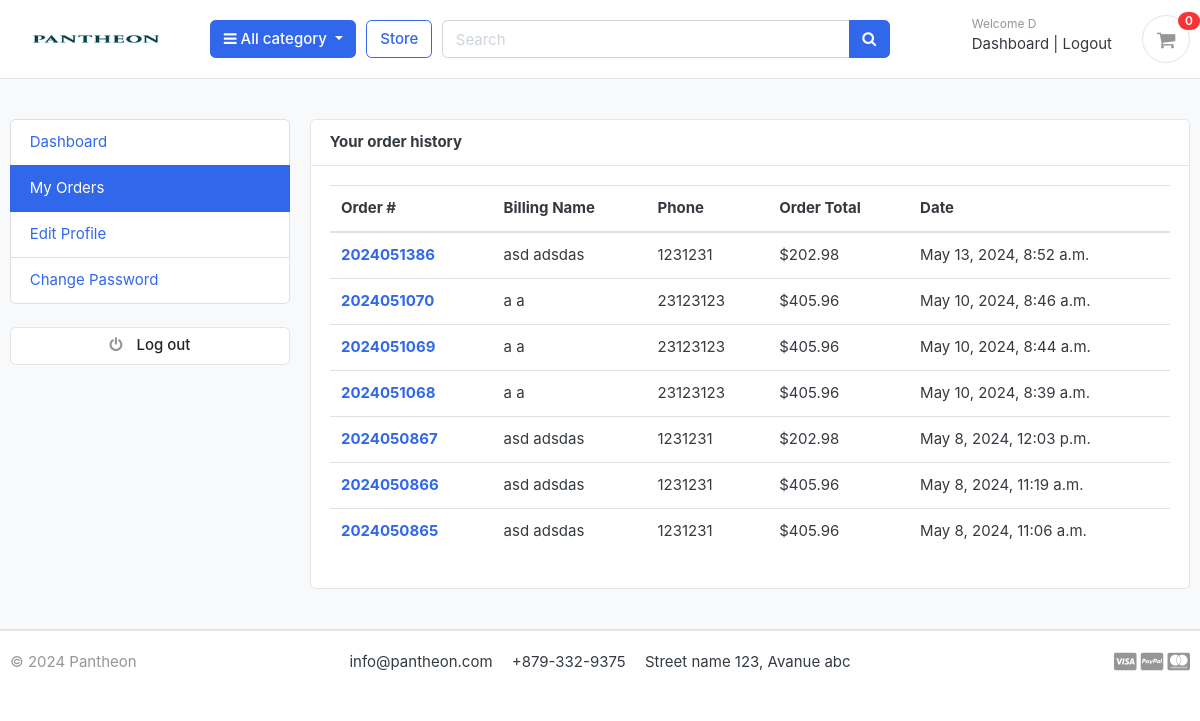
/accounts/my_orders/ (signed in), run on an earlier commit of the app's database.
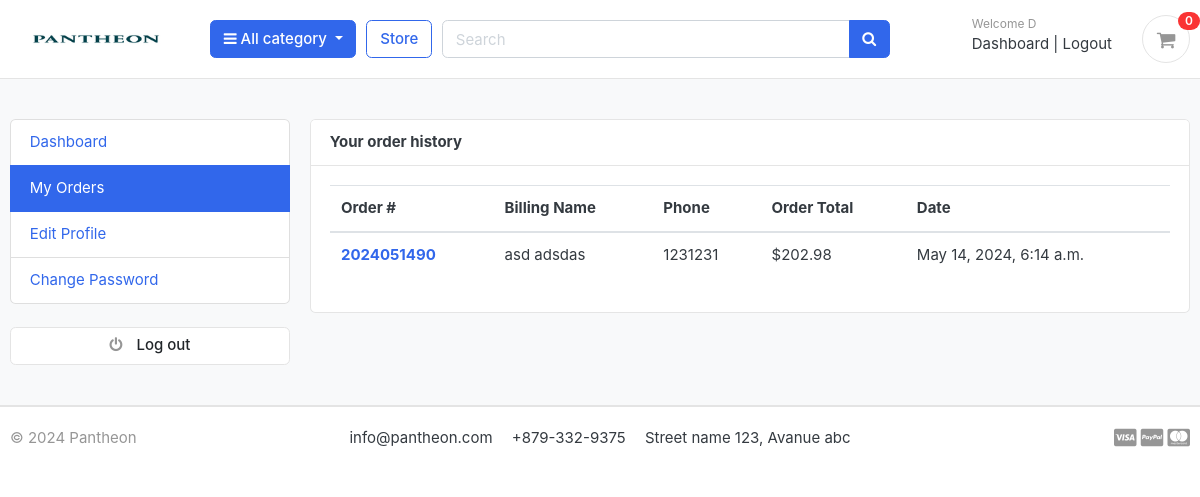
And on a later commit of the database.
### orders/models.py (models this page shows, shortened)
class Order(models.Model):
    STATUS = (
        ('New', 'New'),
        ('Accepted', 'Accepted'),
        ('Completed', 'Completed'),
        ('Cancelled', 'Cancelled'),
    )
    user = models.ForeignKey(Account, on_delete=models.SET_NULL, null=True)
    payment = models.ForeignKey(Payment, on_delete=models.SET_NULL, blank=True, null=True)
    order_number = models.CharField(max_length=20)
    first_name = models.CharField(max_length=50)
    last_name = models.CharField(max_length=50)
    phone = models.CharField(max_length=15)
    email = models.EmailField(max_length=50)
    address_line_1 = models.CharField(max_length=50)
    address_line_2 = models.CharField(max_length=50, blank=True)
    country = models.CharField(max_length=50)
    state = models.CharField(max_length=50)
    city = models.CharField(max_length=50)
    order_note = models.CharField(max_length=100, blank=True)
    order_total = models.FloatField()
    tax = models.FloatField()
    status = models.CharField(max_length=10, choices=STATUS, default='New')
    ip = models.CharField(blank=True, max_length=20)
    is_ordered = models.BooleanField(default=False)
    created_at = models.DateTimeField(auto_now_add=True)
    updated_at = models.DateTimeField(auto_now=True)
    def full_name(self):
        return f'{self.first_name} {self.last_name}'

### accounts/views.py (the view)
# urls.py: path('my_orders/', views.my_orders, name='my_orders'),
@login_required(login_url='login')
def my_orders(request):
    orders = Order.objects.filter(user=request.user, is_ordered=True).order_by('-created_at')
    context = {
        'orders': orders,
    }
    return render(request, 'accounts/my_orders.html', context)

### carts/context_processors.py (called while the page is built)
def counter(request):
    cart_count=0
    if 'admin' in request.path:
        return {}
    else:
        try:
            cart=Cart.objects.filter(cart_id=_cart_id(request))
            if request.user.is_authenticated:
                cart_items= CartItem.objects.all().filter(user=request.user)
            else:
                cart_items= CartItem.objects.all().filter(cart=cart[:1])
            for cart_item in cart_items:
                cart_count += cart_item.quantity
        except Cart.DoesNotExist:
            cart_count=0
    return dict(cart_count=cart_count)

### carts/views.py (called while the page is built)
def _cart_id(request):
    cart=request.session.session_key
    if not cart:
        cart=request.session.create()
    return cart

### category/context_processors.py (called while the page is built)
def menu_links(request):
    links= Category.objects.all()
    return dict(links=links)

### category/models.py (called while the page is built)
    def get_url(self):
        return reverse('products_by_category',args=[self.slug])

### templates/accounts/my_orders.html (shortened to what this page needs)
{% extends 'base.html' %}
{% block content %}
<section class="section-conten padding-y bg">
<div class="container">
	<div class="row">
	{% include 'includes/dashboard_sidebar.html' %}
	<main class="col-md-9">
		<article class="card">
		<header class="card-header">
			<strong class="d-inline-block mr-3">Your order history</strong>
		</header>
		<div class="card-body">
			<div class="row">
			<div class="col-md-12">
				<table class="table table-hover">
				  <thead>
				    <tr>
				      <th scope="col">Order #</th>
				      <th scope="col">Billing Name</th>
				      <th scope="col">Phone</th>
				      <th scope="col">Order Total</th>
							<th scope="col">Date</th>
				    </tr>
				  </thead>
				  <tbody>
						{% for order in orders %}
				    <tr>
				      <th scope="row"><a href="{% url 'order_detail' order.order_number %}">{{order.order_number}}</a></th>
				      <td>{{order.full_name}}</td>
				      <td>{{order.phone}}</td>
				      <td>${{order.order_total}}</td>
							<td>{{order.created_at}}</td>
				    </tr>
				{% endfor %}
				  </tbody>
				</table>
			</div>
			</div>
		</div>
		</article>
	</main>
</div>
</div>
</section>
{% endblock %}

What changed in the data, as far as the page shows it:
removed Order: order_number "2024051386", full_name "asd adsdas", phone "1231231", order_total "202.98", created_at "May 13, 2024, 8:52 a.m."
removed Order: order_number "2024051070", full_name "a a", phone "23123123", order_total "405.96", created_at "May 10, 2024, 8:46 a.m."
removed Order: order_number "2024051069", full_name "a a", phone "23123123", order_total "405.96", created_at "May 10, 2024, 8:44 a.m."
removed Order: order_number "2024051068", full_name "a a", phone "23123123", order_total "405.96", created_at "May 10, 2024, 8:39 a.m."
removed Order: order_number "2024050867", full_name "asd adsdas", phone "1231231", order_total "202.98", created_at "May 8, 2024, 12:03 p.m."
removed Order: order_number "2024050866", full_name "asd adsdas", phone "1231231", order_total "405.96", created_at "May 8, 2024, 11:19 a.m."
removed Order: order_number "2024050865", full_name "asd adsdas", phone "1231231", order_total "405.96", created_at "May 8, 2024, 11:06 a.m."
added Order: order_number "2024051490", full_name "asd adsdas", phone "1231231", order_total "202.98", created_at "May 14, 2024, 6:14 a.m."
